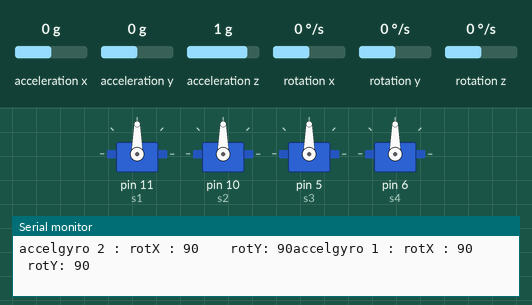
Recording of a sketch running on a simulated Arduino Uno, built with avr-gcc and run on an emulated ATmega328P. On the bench: 4 × servo, the last lines printed to the serial monitor. Inputs (shaded band) come from the test bench; at power-on: acceleration x 0 g, acceleration z 1 g, acceleration y 0 g, rotation x 0 °/s, rotation y 0 °/s, rotation z 0 °/s.

Above: at 2.2 s.
2.3 s: acceleration x set to -1.4 g
At 4.8 s:
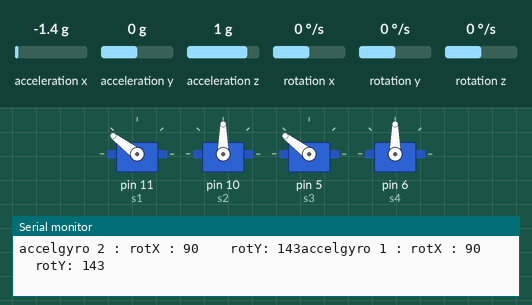
5.3 s: acceleration z set to -1.4 g
At 6.7 s:
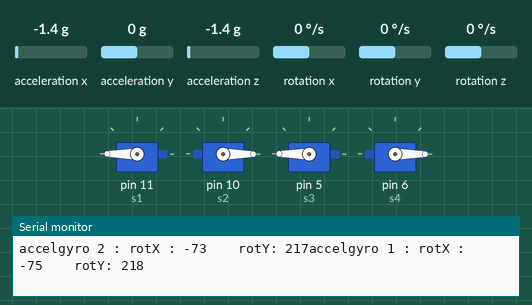
7.1 s: acceleration y set to -0.2 g
At 8.9 s:
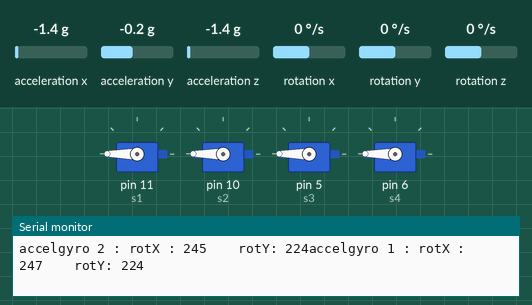
10.1 s: acceleration y set to 0 g
At 11.6 s:
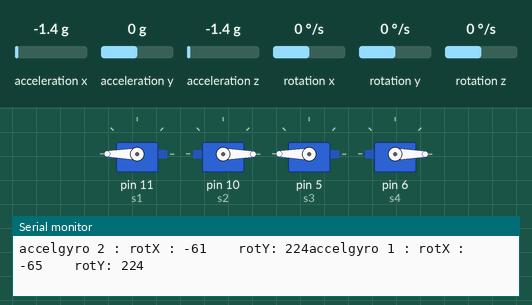
13.1 s: acceleration z set to 0.8 g
At 15.85 s:
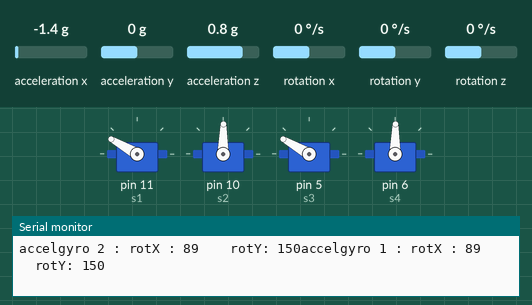
16.1 s: rotation x set to -192 °/s
At 19.0 s:
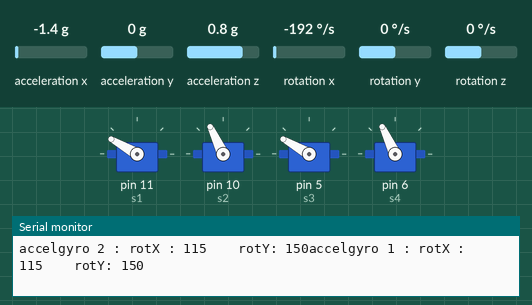
Timing chart, 0 to 20.1 s (numbered marks = the images above; inputs shaded):
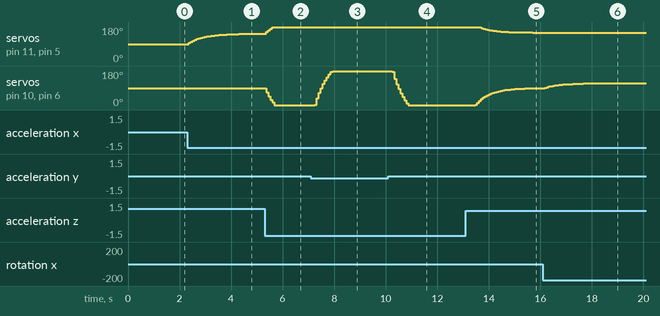

The sketch:

Bras_robot.ino
```cpp
#include "Wire.h"
#include "I2Cdev.h"
#include "MPU6050.h"
#include "math.h"
#include "Servo.h"

// AD0 low = 0x68
// AD0 high = 0x69
MPU6050 accelgyro1 (0x68);
MPU6050 accelgyro2 (0x69);

int16_t ax1, ay1, az1;
int16_t ax2, ay2, az2;
int16_t gx1, gy1, gz1;
int16_t gx2, gy2, gz2;
uint8_t Accel_range;
uint8_t Gyro_range;
float rotY1=0;
float rotX1=0;
float rotY2=0;
float rotX2=0;

Servo s1,s2,s3,s4;
int pos1,pos2,pos3,pos4;

void setup() {
  Wire.begin();
  Serial.begin(9600);
  s1.attach(11);
  s2.attach(10);
  s3.attach(5);
  s4.attach(6);
  s1.write(90);
  s2.write(90);
  s3.write(90);
  s4.write(90);
  while (!Serial) {

    ;
  }
  accelgyro1.initialize();
  accelgyro2.initialize();
  delay(1000);
}

void loop() {
  accelgyro1.getMotion6(&ax1, &ay1, &az1, &gx1, &gy1, &gz1);
  accelgyro2.getMotion6(&ax2, &ay2, &az2, &gx2, &gy2, &gz2);

  rotX1=0.87*(rotX1+float(gx1)*0.02/131) + 0.13*atan2((double)ay1,(double)az1)*180/PI;
  rotY1=0.87*(rotY1+float(gy1)*0.02/131) + 0.13*atan2((double)ax1,(double)az1)*180/PI;

  rotX2=0.87*(rotX2+float(gx2)*0.02/131) + 0.13*atan2((double)ay2,(double)az2)*180/PI;
  rotY2=0.87*(rotY2+float(gy2)*0.02/131) + 0.13*atan2((double)ax2,(double)az2)*180/PI;


  pos1 = 90-(int)rotY1;
  pos2 = 90-(int)rotX1;
  pos3 = 90-(int)rotY2;
  pos4 = 90-(int)rotX2;


  Serial.print("accelgyro 1 : rotX : ");
  Serial.print(pos2);
  Serial.print("    rotY: ");
  Serial.println(pos1);

  Serial.print("accelgyro 2 : rotX : ");
  Serial.print(pos4);
  Serial.print("    rotY: ");
  Serial.print(pos3);

  s1.write(pos1);
  s2.write(pos2);
  s3.write(pos3);
  s4.write(pos4);

  delay(20);
}
```

Measured:
- the behaviour switches between 0 and -0.1 g on acceleration y (found by bisection; images 2 and 3)
- after the input at 2.3 s, servo on pin 11 (s1), servo on pin 5 (s3): moves from 90° to 144° over 2.6 s, starting after 0.06 s
- after the input at 5.3 s, servo on pin 11 (s1), servo on pin 5 (s3): moves from 144° to 180° over 0.31 s, starting after 0.07 s; servo on pin 10 (s2), servo on pin 6 (s4): moves from 90° to 0° over 0.31 s, starting after 0.07 s
- after the input at 7.1 s, servo on pin 10 (s2), servo on pin 6 (s4): moves from 0° to 180° over 0.71 s, starting after 0.15 s
- after the input at 10.1 s, servo on pin 10 (s2), servo on pin 6 (s4): moves from 180° to 0° over 0.62 s, starting after 0.15 s
- after the input at 13.1 s, servo on pin 11 (s1), servo on pin 5 (s3): moves from 180° to 150° over 2.1 s, starting after 0.52 s; servo on pin 10 (s2), servo on pin 6 (s4): moves from 0° to 90° over 2.5 s, starting after 0.37 s
- after the input at 16.1 s, servo on pin 10 (s2), servo on pin 6 (s4): moves from 90° to 115° over 2.1 s, starting after 0.06 s
